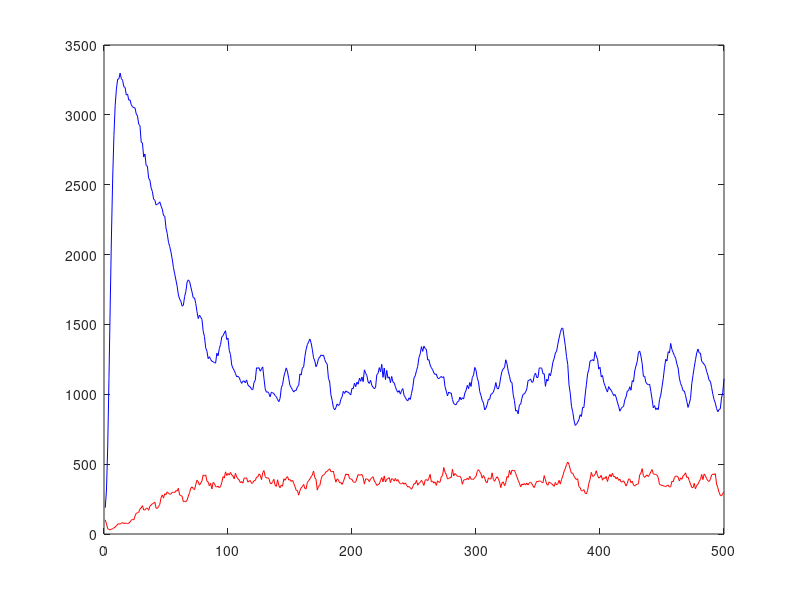

The MATLAB source for this figure:
pred=[
101,72,38,33,29,35,38,44,50,58,71,73,71,78,81,75,79,76,74,77,87,98,106,100,128,149,151,156,179,187,203,172,172,183,186,170,199,207,217,219,229,185,183,197,212,259,280,257,288,282,302,292,284,287,298,299,296,311,307,328,279,275,270,231,235,230,242,272,296,328,337,325,317,354,385,373,350,365,380,423,415,423,379,373,344,363,322,369,363,339,337,342,331,341,369,411,400,445,418,434,422,441,422,416,395,435,408,395,387,367,376,364,401,399,402,371,379,383,362,367,382,382,408,408,430,421,389,439,454,411,400,403,397,363,359,375,392,349,341,388,347,331,351,342,395,384,401,411,386,390,376,385,363,340,312,311,278,310,331,340,355,325,323,370,381,393,410,422,451,403,391,314,344,345,390,418,421,430,445,449,459,467,446,446,450,405,371,395,388,366,369,355,374,401,430,424,429,398,393,391,373,369,372,401,426,420,424,426,404,357,395,393,390,374,395,403,410,379,367,347,354,358,383,404,373,416,372,392,397,404,368,396,392,379,398,378,390,370,360,359,368,356,366,349,336,340,331,320,338,361,359,384,349,364,369,384,368,348,385,390,381,399,427,373,379,364,373,348,381,370,372,409,418,476,442,427,394,397,404,403,464,416,433,425,413,412,414,400,356,385,390,389,401,389,413,393,392,391,405,412,448,461,446,431,400,419,402,372,367,402,396,393,438,390,377,397,410,395,372,332,367,373,345,367,412,404,456,425,457,454,456,434,409,384,364,337,358,351,362,350,365,350,367,371,360,344,332,358,377,376,379,379,370,366,418,388,356,349,373,367,360,351,341,369,351,360,384,357,391,416,448,468,497,515,498,464,435,437,414,401,389,396,339,332,309,310,318,293,287,312,362,392,441,413,415,427,453,419,400,406,420,385,403,397,412,376,407,427,409,436,409,412,395,407,384,393,372,374,381,364,343,363,393,394,367,378,351,343,353,355,361,423,436,468,417,405,416,423,411,426,445,461,430,427,426,421,403,354,351,348,346,341,339,347,350,336,338,378,374,404,415,413,407,379,402,391,416,422,438,404,408,381,358,333,332,363,323,349,355,378,390,426,389,430,416,396,381,376,391,422,429,425,432,358,332,299,277,272,291,299,];
prey=[
188,315,629,1112,1633,2133,2547,2852,3067,3184,3255,3258,3299,3259,3248,3201,3197,3142,3148,3105,3107,3072,3058,3051,3050,3007,2992,2933,2923,2805,2798,2698,2720,2637,2633,2546,2533,2477,2452,2397,2389,2355,2360,2366,2377,2348,2325,2279,2275,2191,2150,2088,2058,2018,1968,1907,1862,1818,1773,1711,1681,1666,1631,1637,1699,1735,1803,1819,1807,1769,1731,1690,1690,1650,1591,1542,1567,1551,1536,1451,1414,1333,1309,1255,1269,1249,1237,1233,1227,1223,1294,1275,1328,1357,1411,1419,1439,1455,1392,1402,1314,1285,1210,1186,1171,1150,1125,1129,1120,1098,1078,1093,1096,1082,1103,1068,1057,1052,1035,1033,1085,1101,1190,1186,1191,1165,1181,1196,1114,1039,1015,1018,1006,982,1015,1011,1005,991,982,962,947,971,1047,1069,1125,1158,1189,1160,1112,1063,1048,1032,1016,1028,1028,1055,1063,1146,1138,1190,1195,1270,1322,1356,1374,1396,1369,1321,1261,1238,1197,1218,1256,1265,1282,1276,1281,1249,1227,1216,1114,1088,996,956,906,888,904,931,920,927,964,982,1021,1006,1024,1016,1016,1005,996,1043,1040,1080,1055,1087,1072,1116,1093,1124,1090,1175,1151,1134,1088,1078,1100,1063,1050,1040,1049,1141,1149,1191,1161,1215,1121,1188,1105,1171,1115,1125,1083,1128,1088,1082,1054,1028,1014,1027,1001,1028,1041,991,978,960,953,975,963,1006,1048,1117,1133,1169,1200,1264,1290,1341,1307,1345,1327,1321,1245,1248,1210,1190,1177,1153,1142,1145,1117,1112,1120,1128,1119,1126,1055,1023,989,1016,1009,1009,963,934,927,925,947,949,980,961,976,966,1009,1028,1064,1040,1085,1056,1120,1137,1192,1172,1117,1089,1020,991,956,938,888,901,926,964,963,1000,1004,1016,1043,1084,1042,1038,1068,1126,1165,1183,1191,1247,1218,1165,1130,1089,1084,997,955,880,885,860,924,928,971,1000,1003,1016,1040,1099,1100,1110,1086,1089,1134,1152,1119,1121,1188,1189,1187,1147,1147,1057,1108,1095,1149,1132,1175,1230,1255,1296,1308,1359,1403,1441,1472,1473,1411,1349,1270,1213,1067,1008,914,875,816,777,785,800,819,854,841,907,905,994,1068,1146,1178,1239,1241,1248,1239,1305,1274,1252,1180,1194,1125,1135,1087,1062,1036,1016,1055,1039,1029,1012,990,999,979,944,916,879,897,909,913,961,980,1024,1025,1054,1029,1098,1089,1168,1202,1234,1299,1310,1274,1220,1128,1130,1085,1074,1068,1073,1021,965,903,919,890,902,890,962,994,1053,1112,1189,1251,1238,1305,1296,1364,1321,1298,1277,1258,1216,1188,1116,1077,1056,1025,1024,991,949,906,934,970,1075,1136,1194,1247,1296,1324,1296,1295,1236,1226,1215,1200,1164,1137,1100,1093,1049,1000,962,937,898,875,891,896,973,1012,1111,];
plot(pred,'r');
hold on;
plot(prey,'b');
